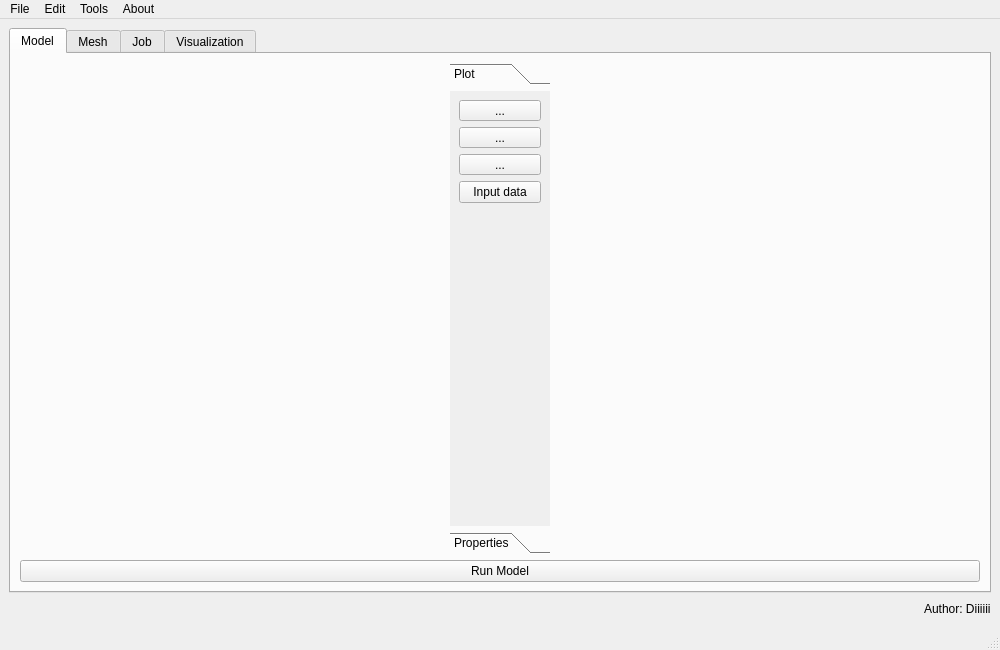
<?xml version="1.0" encoding="UTF-8"?>
<ui version="4.0">
 <class>MainWindow</class>
 <widget class="QMainWindow" name="MainWindow">
  <property name="geometry">
   <rect>
    <x>0</x>
    <y>0</y>
    <width>1000</width>
    <height>650</height>
   </rect>
  </property>
  <property name="windowTitle">
   <string>DsFEM</string>
  </property>
  <property name="windowIcon">
   <iconset resource="res.qrc">
    <normaloff>:/icon/icon/icons8-software-64.png</normaloff>:/icon/icon/icons8-software-64.png</iconset>
  </property>
  <widget class="QWidget" name="centralwidget">
   <layout class="QVBoxLayout" name="verticalLayout">
    <item>
     <widget class="QTabWidget" name="tabWidget">
      <property name="currentIndex">
       <number>0</number>
      </property>
      <widget class="QWidget" name="tab_model">
       <attribute name="title">
        <string>Model</string>
       </attribute>
       <layout class="QVBoxLayout" name="verticalLayout_7">
        <item>
         <layout class="QHBoxLayout" name="horizontalLayout_model">
          <item>
           <widget class="QToolBox" name="toolBox">
            <property name="sizePolicy">
             <sizepolicy hsizetype="Fixed" vsizetype="Preferred">
              <horstretch>0</horstretch>
              <verstretch>0</verstretch>
             </sizepolicy>
            </property>
            <property name="minimumSize">
             <size>
              <width>100</width>
              <height>0</height>
             </size>
            </property>
            <property name="currentIndex">
             <number>0</number>
            </property>
            <widget class="QWidget" name="page_plot">
             <property name="geometry">
              <rect>
               <x>0</x>
               <y>0</y>
               <width>105</width>
               <height>384</height>
              </rect>
             </property>
             <property name="sizePolicy">
              <sizepolicy hsizetype="Expanding" vsizetype="Preferred">
               <horstretch>0</horstretch>
               <verstretch>0</verstretch>
              </sizepolicy>
             </property>
             <attribute name="label">
              <string>Plot</string>
             </attribute>
             <layout class="QVBoxLayout" name="verticalLayout_2">
              <item>
               <widget class="QToolButton" name="toolButton_Line">
                <property name="sizePolicy">
                 <sizepolicy hsizetype="Expanding" vsizetype="Fixed">
                  <horstretch>0</horstretch>
                  <verstretch>0</verstretch>
                 </sizepolicy>
                </property>
                <property name="text">
                 <string>...</string>
                </property>
                <property name="icon">
                 <iconset resource="res.qrc">
                  <normaloff>:/resource/resource/LineIcon.png</normaloff>:/resource/resource/LineIcon.png</iconset>
                </property>
               </widget>
              </item>
              <item>
               <widget class="QToolButton" name="toolButton_Rect">
                <property name="sizePolicy">
                 <sizepolicy hsizetype="Expanding" vsizetype="Fixed">
                  <horstretch>0</horstretch>
                  <verstretch>0</verstretch>
                 </sizepolicy>
                </property>
                <property name="text">
                 <string>...</string>
                </property>
                <property name="icon">
                 <iconset resource="res.qrc">
                  <normaloff>:/resource/resource/RectangleIcon.png</normaloff>:/resource/resource/RectangleIcon.png</iconset>
                </property>
               </widget>
              </item>
              <item>
               <widget class="QToolButton" name="toolButton_Circle">
                <property name="sizePolicy">
                 <sizepolicy hsizetype="Expanding" vsizetype="Fixed">
                  <horstretch>0</horstretch>
                  <verstretch>0</verstretch>
                 </sizepolicy>
                </property>
                <property name="text">
                 <string>...</string>
                </property>
                <property name="icon">
                 <iconset resource="res.qrc">
                  <normaloff>:/resource/resource/CircleIcon.png</normaloff>:/resource/resource/CircleIcon.png</iconset>
                </property>
               </widget>
              </item>
              <item>
               <widget class="QPushButton" name="pushButton_InputData">
                <property name="sizePolicy">
                 <sizepolicy hsizetype="Expanding" vsizetype="Fixed">
                  <horstretch>0</horstretch>
                  <verstretch>0</verstretch>
                 </sizepolicy>
                </property>
                <property name="text">
                 <string>Input data</string>
                </property>
               </widget>
              </item>
              <item>
               <spacer name="verticalSpacer">
                <property name="orientation">
                 <enum>Qt::Vertical</enum>
                </property>
                <property name="sizeHint" stdset="0">
                 <size>
                  <width>20</width>
                  <height>40</height>
                 </size>
                </property>
               </spacer>
              </item>
             </layout>
            </widget>
            <widget class="QWidget" name="page_prop">
             <property name="geometry">
              <rect>
               <x>0</x>
               <y>0</y>
               <width>102</width>
               <height>384</height>
              </rect>
             </property>
             <attribute name="label">
              <string>Properties</string>
             </attribute>
             <layout class="QVBoxLayout" name="verticalLayout_3">
              <item>
               <widget class="QPushButton" name="pushButton_Material">
                <property name="text">
                 <string>Material</string>
                </property>
               </widget>
              </item>
              <item>
               <widget class="QPushButton" name="pushButton_Color">
                <property name="text">
                 <string>Color</string>
                </property>
               </widget>
              </item>
              <item>
               <spacer name="verticalSpacer_2">
                <property name="orientation">
                 <enum>Qt::Vertical</enum>
                </property>
                <property name="sizeHint" stdset="0">
                 <size>
                  <width>20</width>
                  <height>40</height>
                 </size>
                </property>
               </spacer>
              </item>
             </layout>
            </widget>
           </widget>
          </item>
         </layout>
        </item>
        <item>
         <widget class="QPushButton" name="pushButton_runModel">
          <property name="text">
           <string>Run Model</string>
          </property>
         </widget>
        </item>
       </layout>
      </widget>
      <widget class="QWidget" name="tab_mesh">
       <attribute name="title">
        <string>Mesh</string>
       </attribute>
       <layout class="QVBoxLayout" name="verticalLayout_6">
        <item>
         <layout class="QHBoxLayout" name="horizontalLayout_mesh">
          <item>
           <layout class="QVBoxLayout" name="verticalLayout_5">
            <item>
             <widget class="QPushButton" name="pushButton_nodeSetting">
              <property name="sizePolicy">
               <sizepolicy hsizetype="Minimum" vsizetype="Fixed">
                <horstretch>0</horstretch>
                <verstretch>0</verstretch>
               </sizepolicy>
              </property>
              <property name="text">
               <string>Node setting</string>
              </property>
             </widget>
            </item>
            <item>
             <layout class="QFormLayout" name="formLayout">
              <item row="0" column="0">
               <widget class="QLabel" name="elementSizeLabel">
                <property name="text">
                 <string>Element size</string>
                </property>
               </widget>
              </item>
              <item row="0" column="1">
               <widget class="QLineEdit" name="elementSizeLineEdit">
                <property name="sizePolicy">
                 <sizepolicy hsizetype="Expanding" vsizetype="Fixed">
                  <horstretch>0</horstretch>
                  <verstretch>0</verstretch>
                 </sizepolicy>
                </property>
               </widget>
              </item>
              <item row="1" column="0">
               <widget class="QLabel" name="sizeFunctionLabel">
                <property name="text">
                 <string>Size function (optional)</string>
                </property>
               </widget>
              </item>
              <item row="1" column="1">
               <widget class="QLineEdit" name="sizeFunctionLineEdit"/>
              </item>
              <item row="2" column="0">
               <widget class="QLabel" name="edgeRefinementLabel">
                <property name="text">
                 <string>Edge refinement</string>
                </property>
               </widget>
              </item>
              <item row="2" column="1">
               <widget class="QLineEdit" name="edgeRefinementLineEdit">
                <property name="text">
                 <string>1.4</string>
                </property>
               </widget>
              </item>
             </layout>
            </item>
            <item>
             <spacer name="verticalSpacer_3">
              <property name="orientation">
               <enum>Qt::Vertical</enum>
              </property>
              <property name="sizeHint" stdset="0">
               <size>
                <width>20</width>
                <height>40</height>
               </size>
              </property>
             </spacer>
            </item>
           </layout>
          </item>
         </layout>
        </item>
        <item>
         <widget class="QPushButton" name="pushButton_runMesh">
          <property name="text">
           <string>Run Mesh</string>
          </property>
         </widget>
        </item>
       </layout>
      </widget>
      <widget class="QWidget" name="tab_job">
       <attribute name="title">
        <string>Job</string>
       </attribute>
       <layout class="QVBoxLayout" name="verticalLayout_4">
        <item>
         <layout class="QHBoxLayout" name="horizontalLayout_job">
          <item>
           <widget class="QToolBox" name="toolBox_2">
            <property name="sizePolicy">
             <sizepolicy hsizetype="Maximum" vsizetype="Preferred">
              <horstretch>0</horstretch>
              <verstretch>0</verstretch>
             </sizepolicy>
            </property>
            <property name="minimumSize">
             <size>
              <width>0</width>
              <height>0</height>
             </size>
            </property>
            <property name="currentIndex">
             <number>0</number>
            </property>
            <widget class="QWidget" name="page_bound">
             <property name="geometry">
              <rect>
               <x>0</x>
               <y>0</y>
               <width>83</width>
               <height>384</height>
              </rect>
             </property>
             <attribute name="label">
              <string>Boundary</string>
             </attribute>
             <layout class="QVBoxLayout" name="verticalLayout_8">
              <item>
               <widget class="QToolButton" name="toolButton_fix">
                <property name="text">
                 <string>...</string>
                </property>
                <property name="icon">
                 <iconset resource="res.qrc">
                  <normaloff>:/boundary/resource/constraint_fix.png</normaloff>:/boundary/resource/constraint_fix.png</iconset>
                </property>
                <property name="iconSize">
                 <size>
                  <width>40</width>
                  <height>40</height>
                 </size>
                </property>
               </widget>
              </item>
              <item>
               <widget class="QToolButton" name="toolButton_UpDown">
                <property name="text">
                 <string>...</string>
                </property>
                <property name="icon">
                 <iconset resource="res.qrc">
                  <normaloff>:/boundary/resource/constraint_upDown.png</normaloff>:/boundary/resource/constraint_upDown.png</iconset>
                </property>
                <property name="iconSize">
                 <size>
                  <width>40</width>
                  <height>40</height>
                 </size>
                </property>
               </widget>
              </item>
              <item>
               <widget class="QToolButton" name="toolButton_LeftRight">
                <property name="text">
                 <string>...</string>
                </property>
                <property name="icon">
                 <iconset resource="res.qrc">
                  <normaloff>:/boundary/resource/constraint_leftRight.png</normaloff>:/boundary/resource/constraint_leftRight.png</iconset>
                </property>
                <property name="iconSize">
                 <size>
                  <width>40</width>
                  <height>40</height>
                 </size>
                </property>
               </widget>
              </item>
              <item>
               <spacer name="verticalSpacer_4">
                <property name="orientation">
                 <enum>Qt::Vertical</enum>
                </property>
                <property name="sizeHint" stdset="0">
                 <size>
                  <width>20</width>
                  <height>40</height>
                 </size>
                </property>
               </spacer>
              </item>
             </layout>
            </widget>
            <widget class="QWidget" name="page_force">
             <property name="geometry">
              <rect>
               <x>0</x>
               <y>0</y>
               <width>113</width>
               <height>94</height>
              </rect>
             </property>
             <attribute name="label">
              <string>Force</string>
             </attribute>
             <layout class="QVBoxLayout" name="verticalLayout_10">
              <item>
               <widget class="QPushButton" name="pushButton_point">
                <property name="text">
                 <string>Point</string>
                </property>
               </widget>
              </item>
              <item>
               <widget class="QPushButton" name="pushButton_distribute">
                <property name="text">
                 <string>Distributed</string>
                </property>
               </widget>
              </item>
              <item>
               <spacer name="verticalSpacer_5">
                <property name="orientation">
                 <enum>Qt::Vertical</enum>
                </property>
                <property name="sizeHint" stdset="0">
                 <size>
                  <width>20</width>
                  <height>40</height>
                 </size>
                </property>
               </spacer>
              </item>
             </layout>
            </widget>
           </widget>
          </item>
         </layout>
        </item>
        <item>
         <widget class="QPushButton" name="pushButton_job">
          <property name="text">
           <string>Run Job</string>
          </property>
         </widget>
        </item>
       </layout>
      </widget>
      <widget class="QWidget" name="tab_vis">
       <attribute name="title">
        <string>Visualization</string>
       </attribute>
       <layout class="QHBoxLayout" name="horizontalLayout_2">
        <item>
         <layout class="QVBoxLayout" name="verticalLayout_VisAllSet">
          <item>
           <layout class="QHBoxLayout" name="horizontalLayout_VisSet">
            <item>
             <widget class="QLabel" name="label_visSet">
              <property name="sizePolicy">
               <sizepolicy hsizetype="Preferred" vsizetype="Preferred">
                <horstretch>0</horstretch>
                <verstretch>0</verstretch>
               </sizepolicy>
              </property>
              <property name="text">
               <string>Vis Setting</string>
              </property>
             </widget>
            </item>
            <item>
             <widget class="QComboBox" name="comboBox_visSet">
              <property name="sizePolicy">
               <sizepolicy hsizetype="Preferred" vsizetype="Fixed">
                <horstretch>0</horstretch>
                <verstretch>0</verstretch>
               </sizepolicy>
              </property>
             </widget>
            </item>
           </layout>
          </item>
          <item>
           <widget class="QPushButton" name="pushButton_selectPoint">
            <property name="text">
             <string>Select Point</string>
            </property>
           </widget>
          </item>
          <item>
           <widget class="QPushButton" name="pushButton_selectTri">
            <property name="text">
             <string>Select Triangle</string>
            </property>
           </widget>
          </item>
          <item>
           <spacer name="verticalSpacer_6">
            <property name="orientation">
             <enum>Qt::Vertical</enum>
            </property>
            <property name="sizeHint" stdset="0">
             <size>
              <width>20</width>
              <height>40</height>
             </size>
            </property>
           </spacer>
          </item>
         </layout>
        </item>
        <item>
         <layout class="QVBoxLayout" name="verticalLayout_Vis"/>
        </item>
       </layout>
      </widget>
     </widget>
    </item>
    <item>
     <layout class="QHBoxLayout" name="horizontalLayout">
      <item>
       <spacer name="horizontalSpacer">
        <property name="orientation">
         <enum>Qt::Horizontal</enum>
        </property>
        <property name="sizeHint" stdset="0">
         <size>
          <width>40</width>
          <height>20</height>
         </size>
        </property>
       </spacer>
      </item>
      <item>
       <widget class="QLabel" name="label">
        <property name="text">
         <string>Author: Diiiiii</string>
        </property>
       </widget>
      </item>
     </layout>
    </item>
   </layout>
  </widget>
  <widget class="QMenuBar" name="menubar">
   <property name="geometry">
    <rect>
     <x>0</x>
     <y>0</y>
     <width>1000</width>
     <height>25</height>
    </rect>
   </property>
   <widget class="QMenu" name="menuFile">
    <property name="title">
     <string>File</string>
    </property>
    <widget class="QMenu" name="menuOpen">
     <property name="title">
      <string>Open</string>
     </property>
     <addaction name="actionOpen_Model"/>
    </widget>
    <widget class="QMenu" name="menuSave">
     <property name="title">
      <string>Save</string>
     </property>
     <addaction name="actionSave_Model"/>
    </widget>
    <addaction name="actionNew"/>
    <addaction name="menuOpen"/>
    <addaction name="menuSave"/>
    <addaction name="separator"/>
    <addaction name="actionExit"/>
   </widget>
   <widget class="QMenu" name="menuEdit">
    <property name="title">
     <string>Edit</string>
    </property>
    <addaction name="actionUndo"/>
    <addaction name="actionRedo"/>
    <addaction name="separator"/>
    <addaction name="actionDelete"/>
   </widget>
   <widget class="QMenu" name="menuAbout">
    <property name="title">
     <string>About</string>
    </property>
    <addaction name="actionAbout_me"/>
    <addaction name="actionAbout_Qt"/>
   </widget>
   <widget class="QMenu" name="menuTools">
    <property name="title">
     <string>Tools</string>
    </property>
   </widget>
   <addaction name="menuFile"/>
   <addaction name="menuEdit"/>
   <addaction name="menuTools"/>
   <addaction name="menuAbout"/>
  </widget>
  <widget class="QStatusBar" name="statusbar"/>
  <action name="actionNew">
   <property name="icon">
    <iconset resource="res.qrc">
     <normaloff>:/resource/resource/new.png</normaloff>:/resource/resource/new.png</iconset>
   </property>
   <property name="text">
    <string>New</string>
   </property>
  </action>
  <action name="actionExit">
   <property name="text">
    <string>Exit</string>
   </property>
  </action>
  <action name="actionUndo">
   <property name="icon">
    <iconset resource="res.qrc">
     <normaloff>:/resource/resource/undo.png</normaloff>:/resource/resource/undo.png</iconset>
   </property>
   <property name="text">
    <string>Undo</string>
   </property>
  </action>
  <action name="actionRedo">
   <property name="icon">
    <iconset resource="res.qrc">
     <normaloff>:/resource/resource/redo.png</normaloff>:/resource/resource/redo.png</iconset>
   </property>
   <property name="text">
    <string>Redo</string>
   </property>
  </action>
  <action name="actionDelete">
   <property name="icon">
    <iconset resource="res.qrc">
     <normaloff>:/resource/resource/trash_can.png</normaloff>:/resource/resource/trash_can.png</iconset>
   </property>
   <property name="text">
    <string>Delete</string>
   </property>
  </action>
  <action name="actionAbout_me">
   <property name="text">
    <string>About me</string>
   </property>
  </action>
  <action name="actionAbout_Qt">
   <property name="text">
    <string>About Qt</string>
   </property>
  </action>
  <action name="actionOpen_Model">
   <property name="icon">
    <iconset resource="res.qrc">
     <normaloff>:/resource/resource/open.png</normaloff>:/resource/resource/open.png</iconset>
   </property>
   <property name="text">
    <string>Open Model</string>
   </property>
  </action>
  <action name="actionSave_Model">
   <property name="icon">
    <iconset resource="res.qrc">
     <normaloff>:/resource/resource/save.png</normaloff>:/resource/resource/save.png</iconset>
   </property>
   <property name="text">
    <string>Save Model</string>
   </property>
  </action>
 </widget>
 <resources>
  <include location="res.qrc"/>
 </resources>
 <connections>
  <connection>
   <sender>actionExit</sender>
   <signal>triggered()</signal>
   <receiver>MainWindow</receiver>
   <slot>close()</slot>
   <hints>
    <hint type="sourcelabel">
     <x>-1</x>
     <y>-1</y>
    </hint>
    <hint type="destinationlabel">
     <x>499</x>
     <y>324</y>
    </hint>
   </hints>
  </connection>
 </connections>
</ui>
